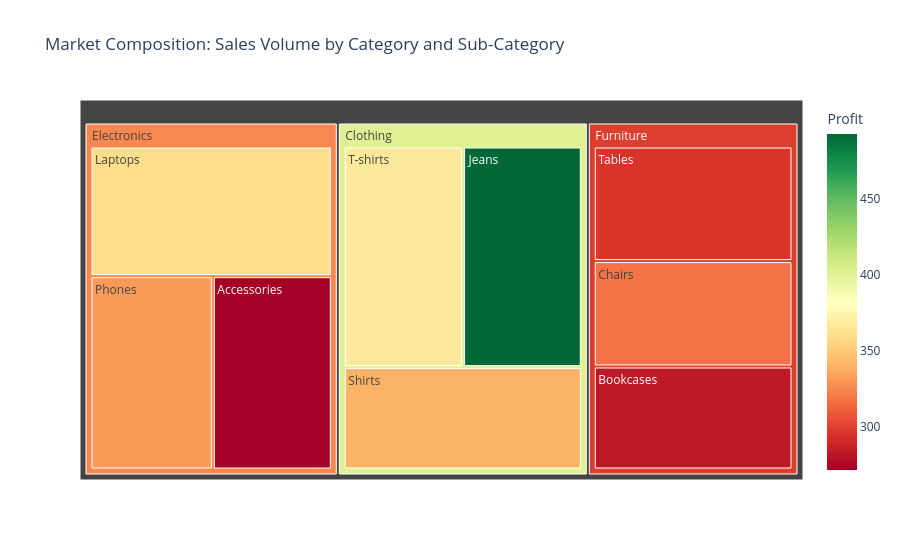

Notebook code cell kept with this figure:
### Markdown cell above
# Visualization insights

### Code cell
# 1. Composition Analysis: The Treemap

import plotly.express as px

# Aggregating data for hierarchy
fig = px.treemap(df, path=['Category', 'Sub-Category'], values='Amount',
                 color='Profit', color_continuous_scale='RdYlGn',
                 title='Market Composition: Sales Volume by Category and Sub-Category')
fig.show()

### Figure 1 — Plotly figure (JSON) as saved in the notebook; plotly's stock layout.template omitted (floating-point values rounded to 4 significant figures)
{"data": [{"branchvalues": "total", "customdata": [[271.8], [492.9], [331.3], [318.1], [359.6], [366.5], [340.2], [283.5], [295.5], [325.1], [401.3], [299.1]], "domain": {"x": [0, 1], "y": [0, 1]}, "hovertemplate": "labels=%{label}<br>Amount=%{value}<br>parent=%{parent}<br>id=%{id}<br>Profit=%{color}<extra></extra>", "ids": ["Electronics/Accessories", "Clothing/Jeans", "Electronics/Phones", "Furniture/Chairs", "Electronics/Laptops", "Clothing/T-shirts", "Clothing/Shirts", "Furniture/Bookcases", "Furniture/Tables", "Electronics", "Clothing", "Furniture"], "labels": ["Accessories", "Jeans", "Phones", "Chairs", "Laptops", "T-shirts", "Shirts", "Bookcases", "Tables", "Electronics", "Clothing", "Furniture"], "marker": {"coloraxis": "coloraxis", "colors": [271.8, 492.9, 331.3, 318.1, 359.6, 366.5, 340.2, 283.5, 295.5, 325.1, 401.3, 299.1]}, "name": "", "parents": ["Electronics", "Clothing", "Electronics", "Furniture", "Electronics", "Clothing", "Clothing", "Furniture", "Furniture", "", "", ""], "type": "treemap", "values": [122900.0, 140000.0, 126400.0, 113100.0, 167200.0, 140700.0, 130400.0, 110500.0, 122900.0, 416500.0, 411100.0, 346500.0]}], "layout": {"coloraxis": {"colorbar": {"title": {"text": "Profit"}}, "colorscale": [[0, "rgb(165,0,38)"], [0.1, "rgb(215,48,39)"], [0.2, "rgb(244,109,67)"], [0.3, "rgb(253,174,97)"], [0.4, "rgb(254,224,139)"], [0.5, "rgb(255,255,191)"], [0.6, "rgb(217,239,139)"], [0.7, "rgb(166,217,106)"], [0.8, "rgb(102,189,99)"], [0.9, "rgb(26,152,80)"], [1, "rgb(0,104,55)"]]}, "legend": {"tracegroupgap": 0}, "title": {"text": "Market Composition: Sales Volume by Category and Sub-Category"}}}
